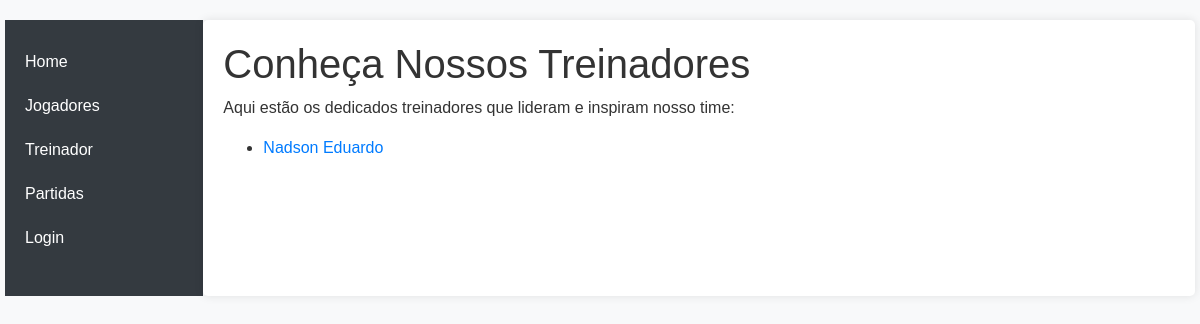
The app's page /catalog/treinador/, older data.
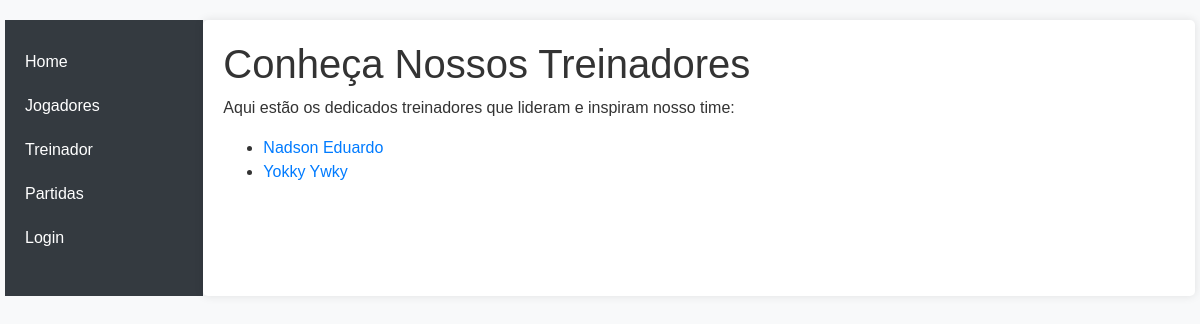
The same page, newer data.
### catalog/models.py (models this page shows, shortened)
class Treinador(models.Model):
    nome=models.CharField(max_length=200, help_text='Insira o nome do treinador.')
    idade=models.CharField(max_length=200, help_text='Insira a idade do treinador.')
    email=models.CharField(max_length=200, help_text='Insira o e-mail do treinador.')
    def get_absolute_url(self):
        return reverse('treinador-detail', args=[str(self.id)])

### catalog/views.py (the view)
# urls.py: path('treinador/', views.TreinadorListView.as_view(), name='treinador'),
class TreinadorListView(generic.ListView):
    model=Treinador

### catalog/templates/catalog/treinador_list.html (shortened to what this page needs)
{% extends "base_generic.html" %}
{% block content %}
  <h1>Conheça Nossos Treinadores</h1>
  {% if treinador_list %}
    <p>Aqui estão os dedicados treinadores que lideram e inspiram nosso time:</p>
    <ul>
      {% for treinador in treinador_list %}
        <li>
          <a href="{{ treinador.get_absolute_url }}">{{ treinador.nome }}</a>
        </li>
      {% endfor %}
    </ul>
  {% else %}
    <p>Infelizmente, ainda não temos treinadores cadastrados no site. Estamos trabalhando para trazer mais informações em breve!</p>
  {% endif %}
{% endblock %}

### catalog/templates/base_generic.html (shortened to what this page needs)
<!DOCTYPE html>
<html lang="pt-BR">
<head>
  <link rel="stylesheet" href="https://stackpath.bootstrapcdn.com/bootstrap/4.1.3/css/bootstrap.min.css" />
  {% load static %}
  <link rel="stylesheet" href="{% static 'css/styles.css' %}" />
</head>
<body>
  <div class="container-fluid">
    <div class="row">
      <div class="col-sm-2">
        {% block sidebar %}
          <ul class="sidebar-nav">
            <li><a href="{% url 'index' %}">Home</a></li>
            <li><a href="{% url 'jogadores' %}">Jogadores</a></li>
            <li><a href="{% url 'treinador' %}">Treinador</a></li>
            <li><a href="{% url 'partidas' %}">Partidas</a></li>
            {% if user.is_authenticated %}
              <li>Usuário: {{ user.get_username }}</li>
              <li><a href="{% url 'logout'%}?next={{request.path}}">Logout</a></li>
            {% else %}
              <li><a href="{% url 'login'%}?next={{request.path}}">Login</a></li>
            {% endif %}
          </ul>
        {% endblock %}
      </div>
      <div class="col-sm-10">
        {% block content %}{% endblock %}
      </div>
    </div>
  </div>
</body>
</html>

### catalog/static/css/styles.css (style rules this page uses)
body { font-family: 'Arial', sans-serif; background-color: #f8f9fa; color: #333; }
.container-fluid { padding: 20px; }
.col-sm-2 { background-color: #343a40; color: #fff; padding: 20px; }
.sidebar-nav { list-style: none; padding: 0; }
.sidebar-nav a { text-decoration: none; color: #fff; display: block; padding: 10px 0; }
.col-sm-10 { background-color: #fff; padding: 20px; border-radius: 5px; box-shadow: 0 0 10px rgba(0, 0, 0, 0.1); }

Row changes from the older to the newer data that the page shows:
added Treinador: nome "Yokky Ywky"
